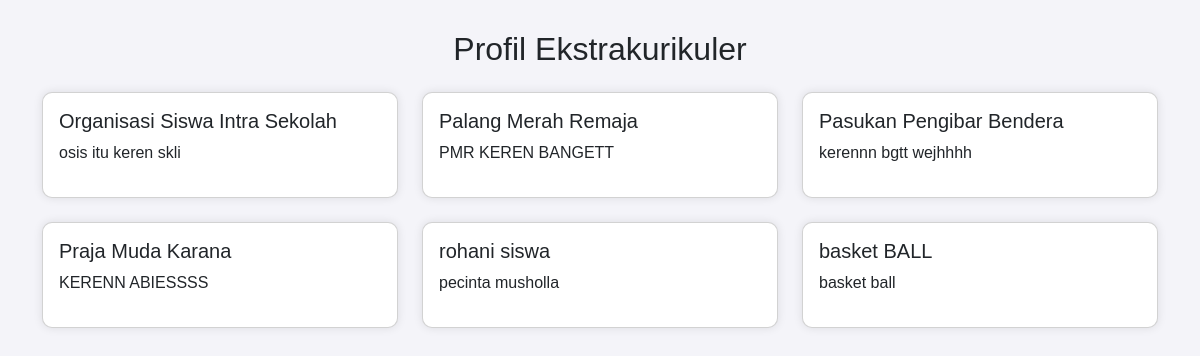
/ekskul/profil_ekskul.php, run on the app's committed database.
### tables this page shows
CREATE TABLE `ekskul` (
  `id_ekskul` int(11) NOT NULL,
  `nama_ekskul` varchar(255) NOT NULL,
  `nama_siswa` varchar(255) NOT NULL,
  `desk_umum` varchar(100) NOT NULL,
  `singkatan` varchar(50) NOT NULL,
  `gambar` varchar(100) NOT NULL,
  `id_detail` int(11) DEFAULT NULL,
  `id_siswa` int(11) DEFAULT NULL,
  `nama` varchar(30) NOT NULL
);

### ekskul/profil_ekskul.php (the view, shortened to what this page needs)
<?php
include 'koneksi.php';
?>
<!DOCTYPE html>
<html lang="id">
<head>
    <link href="https://cdn.jsdelivr.net/npm/bootstrap@5.3.0/dist/css/bootstrap.min.css" rel="stylesheet">
</head>
<body>
<div class="container">
    <h2 class="text-center mb-4">Profil Ekstrakurikuler</h2>
    <div class="row">
        <?php
        $query = "SELECT * FROM ekskul";
        $result = mysqli_query($conn, $query);
        while ($row = mysqli_fetch_assoc($result)) {
            echo "<div class='col-md-4'>";
            echo "<div class='card p-3 mb-4'>";
            echo "<h5>{$row['nama_ekskul']}</h5>";
            echo "<p>{$row['desk_umum']}</p>";
            echo "</div>";
            echo "</div>";
        }
        ?>
    </div>
</div>
</body>
</html>

### ekskul/profil_ekskul.php (style rules this page uses)
body { background: #f4f4f9; font-family: Arial, sans-serif; }
.container { margin-top: 30px; }
.card { border-radius: 10px; box-shadow: 0px 0px 10px rgba(0, 0, 0, 0.1); }

### data on the page
ekskul: nama_ekskul "Organisasi Siswa Intra Sekolah", desk_umum "osis itu keren skli"
ekskul: nama_ekskul "Palang Merah Remaja", desk_umum "PMR KEREN BANGETT"
ekskul: nama_ekskul "Pasukan Pengibar Bendera", desk_umum "kerennn bgtt wejhhhh"
ekskul: nama_ekskul "Praja Muda Karana", desk_umum "KERENN ABIESSSS"
ekskul: nama_ekskul "rohani siswa", desk_umum "pecinta musholla"
ekskul: nama_ekskul "basket BALL", desk_umum "basket ball"
